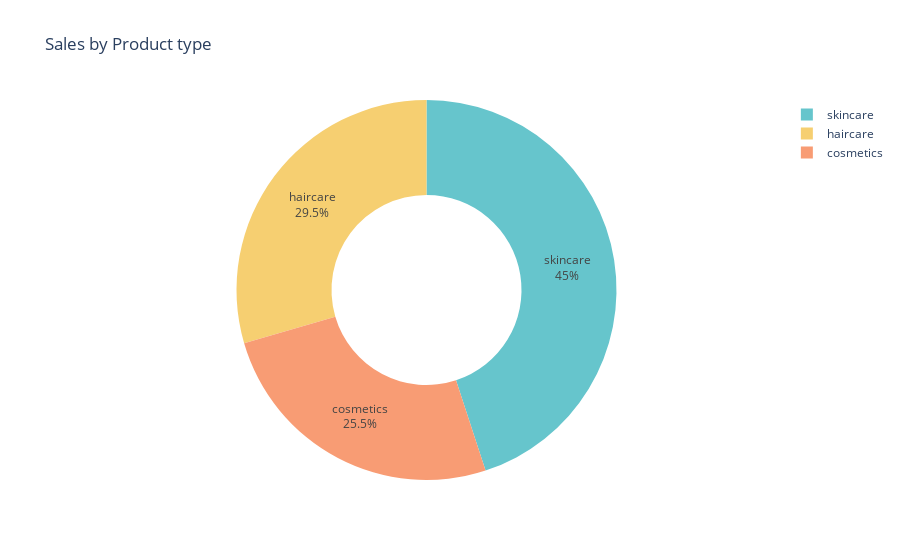

The notebook cell saved with this chart:
### Code cell
sales = df.groupby('Product type')['Number of products sold'].sum().reset_index()
pieChart = px.pie(sales, values='Number of products sold', names='Product type',
                  title='Sales by Product type',
                  hover_data=['Number of products sold'],
                  hole=0.5,
                  color_discrete_sequence=px.colors.qualitative.Pastel)
pieChart.update_traces(textposition='inside', textinfo='percent+label')
# pieChart.write_html('first_figure.html', auto_open=True)
pieChart.show()

### Figure 1 — Plotly figure (JSON) as saved in the notebook; plotly's stock layout.template omitted (floating-point values rounded to 4 significant figures)
{"data": [{"customdata": [[11757], [13611], [20731]], "domain": {"x": [0, 1], "y": [0, 1]}, "hole": 0.5, "hovertemplate": "Product type=%{label}<br>Number of products sold=%{customdata[0]}<extra></extra>", "labels": ["cosmetics", "haircare", "skincare"], "legendgroup": "", "name": "", "showlegend": true, "textinfo": "percent+label", "textposition": "inside", "type": "pie", "values": [11757, 13611, 20731]}], "layout": {"legend": {"tracegroupgap": 0}, "piecolorway": ["rgb(102, 197, 204)", "rgb(246, 207, 113)", "rgb(248, 156, 116)", "rgb(220, 176, 242)", "rgb(135, 197, 95)", "rgb(158, 185, 243)", "rgb(254, 136, 177)", "rgb(201, 219, 116)", "rgb(139, 224, 164)", "rgb(180, 151, 231)", "rgb(179, 179, 179)"], "title": {"text": "Sales by Product type"}}}
